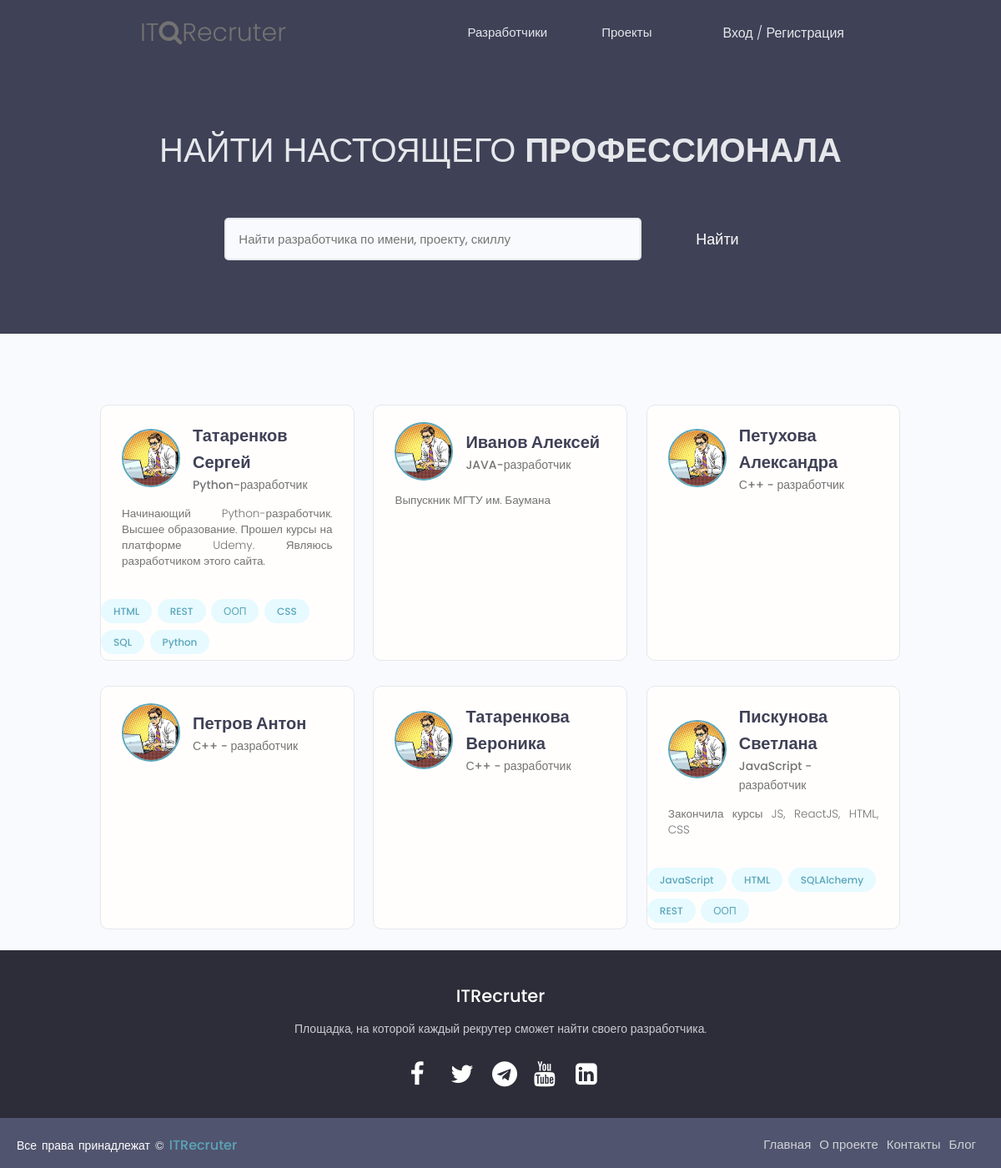
/users/, run on the app's committed database.
### users/models.py (models this page shows, shortened)
class Profile(models.Model):
    user = models.OneToOneField(User, on_delete=models.CASCADE, null=True, blank=True)
    username = models.CharField(max_length=50, blank=True, null=True, verbose_name='Никнейм')
    name = models.CharField(max_length=50, blank=True, null=True, verbose_name='Фамилия Имя')
    email = models.EmailField(max_length=50, blank=True, null=True, verbose_name='E-Mail')
    bio = models.TextField(blank=True, null=True, verbose_name='Биография')
    intro = models.CharField(max_length=100, blank=True, null=True, verbose_name='Основная специальность')
    image = models.ImageField(blank=True, null=True, default='profile/default.jpg', upload_to='profile')
    city = models.CharField(max_length=30, blank=True, null=True, verbose_name='Город')
    skills = models.ManyToManyField(Skill, blank=True, verbose_name='Скилы')
    github = models.URLField(blank=True, null=True, verbose_name='GitHub')
    youtube = models.URLField(blank=True, null=True, verbose_name='YouTube')
    twitter = models.URLField(blank=True, null=True, verbose_name='Twitter')
    instagram = models.URLField(blank=True, null=True, verbose_name='Instagram')
    telegram = models.URLField(blank=True, null=True, verbose_name='Telegram')
    linkedin = models.URLField(blank=True, null=True, verbose_name='LinkedIn')
    website = models.URLField(blank=True, null=True, verbose_name='Мой сайт')
    created_at = models.DateTimeField(auto_now_add=True)
    id = models.UUIDField(default=uuid.uuid4, primary_key=True, unique=True, editable=False)
    class Meta:
        verbose_name = 'Профиль пользователя'
        verbose_name_plural = 'Профили пользователей'
        ordering = ['created_at']

class Skill(models.Model):
    name = models.CharField(max_length=50, blank=True, null=True)
    slug = models.SlugField()
    description = models.TextField(null=True, blank=True)
    created_at = models.DateTimeField(auto_now_add=True)
    id = models.UUIDField(default=uuid.uuid4, primary_key=True, unique=True, editable=False)
    class Meta:
        verbose_name = 'Навык'
        verbose_name_plural = 'Навыки'
    def __str__(self):
        return self.name

### users/views.py (the view)
# urls.py: path('users/', ProfilesListView.as_view(), name='users'),
class ProfilesListView(View):
    def get(self, request):
        profiles = Profile.objects.all()
        context = {'profiles': profiles}
        return render(request, 'profiles/profile.html', context=context)

### templates/profiles/profile.html (shortened to what this page needs)
{% extends 'base.html' %}
{% block content %}
<main class="home">
    <section class="hero-section text-center">
        <div class="container container--narrow">
            <div class="hero-section__box">
                <h2>Найти настоящего <span>профессионала</span></h2>
            </div>
            <div class="hero-section__search">
                <form id="searchForm" class="form" action="{% url 'users' %}" method="get">
                    <div class="form__field">
                        <input class="input input--text" id="formInput#search" type="text" name="search_query"
                            value="" placeholder="Найти разработчика по имени, проекту, скиллу" />
                    </div>
                    <input class="btn btn--sub btn--lg" type="submit" value="Найти" />
                </form>
            </div>
        </div>
    </section>
    <section class="devlist">
        <div class="container">
            <div class="grid grid--three">
                {% for profile in profiles %}
                <div class="column card">
                    <div class="dev">
                        <a href="{% url 'user-profile' profile.id %}" class="card__body">
                            <div class="dev__profile">
                                <img class="avatar avatar--md" src="{{ profile.image.url }}" alt="Фото" />
                                <div class="dev__meta">
                                    <h3>{{ profile.name }}</h3>
                                    <h5>{{ profile.intro|slice:"60" }}</h5>
                                </div>
                            </div>
                            <p class="dev__info">{{ profile.bio|slice:"150" }}</p>
                        </a>
                         <div class="dev__skills">
                                {% for skill in profile.skills.all|slice:"6" %}
                                <a href="{% url 'skills' skill.slug %}" class="tag tag--pill tag--main">{{ skill }}</a>
                                {% endfor %}
                         </div>
                    </div>
                </div>
                {% endfor %}
            </div>
        </div>
    </section>
</main>
{% endblock content %}

### templates/base.html (shortened to what this page needs)
{% load static %}
<!DOCTYPE html>
<html>
<head>
    <link rel="stylesheet" href="https://cdn.iconmonstr.com/1.3.0/css/iconmonstr-iconic-font.min.css" />
    <link rel="stylesheet" href="{% static 'main.css' %}" type="text/css"/>
    <link rel="stylesheet" href="{% static 'uikit.css' %}" type="text/css"/>
    <link rel="stylesheet" href="https://stackpath.bootstrapcdn.com/font-awesome/4.7.0/css/font-awesome.min.css">
</head>
<body>
    {% include 'navbar.html' %}
    {% block content %}
    {% endblock content %}
    <div>
    <footer class="site-footer">
        <div class="footer-content">
            <h3>ITRecruter</h3>
            <p>Площадка, на которой каждый рекрутер сможет найти своего разработчика.</p>
            <ul class="socials">
                <li><a href="#"><i class="fa fa-facebook"></i></a></li>
                <li><a href="#"><i class="fa fa-twitter"></i></a></li>
                <li><a href="#"><i class="fa fa-telegram"></i></a></li>
                <li><a href="#"><i class="fa fa-youtube"></i></a></li>
                <li><a href="#"><i class="fa fa-linkedin-square"></i></a></li>
            </ul>
        </div>
        <div class="footer-bottom">
            <p>Все права принадлежат &copy; <a href="#">ITRecruter</a>  </p>
                    <div class="footer-menu">
                      <ul class="f-menu">
                        <li><a href="">Главная</a></li>
                        <li><a href="">О проекте</a></li>
                        <li><a href="">Контакты</a></li>
                        <li><a href="">Блог</a></li>
                      </ul>
                    </div>
        </div>
    </footer>
    </div>
</body>
</html>

### templates/navbar.html (shortened to what this page needs)
{% load static %}
<header class="header">
    <div class="container container--narrow">
        <a href="{% url 'projects' %}"><span class="header__logo">IT<i class="fa fa-search"></i>Recruter</span></a>
        <nav class="header__nav">
            <ul class="header__menu">
                <li class="header__menuItem"><a href="{% url 'users' %}">Разработчики</a></li>
                <li class="header__menuItem"><a href="{% url 'projects' %}">Проекты</a></li>
                {% if request.user.is_authenticated %}
                <li class="header__menuItem"><a href="{% url 'inbox' %}">Сообщения</a></li>
                <li class="header__menuItem"><a href="{% url 'account' %}">Мой аккаунт</a></li>
                <li class="header__menuItem"><a href="{% url 'create-project' %}">Создать проект</a></li>
                <li class="header__menuItem">
                    <form method="post" action="{% url 'logoutuser' %}">
                        {% csrf_token %}
                    <button type="submit" class="btn btn--sub">Выйти</button>
                    </form>
                </li>
                {% else %}
                <li class="header__menuItem"><a href="{% url 'loginuser' %}" class="btn btn--sub">Вход / Регистрация</a></li>
                {% endif %}
            </ul>
        </nav>
    </div>
</header>

### static/styles/main.css (style rules this page uses)
* { margin: 0; padding: 0; box-sizing: border-box; }
.site-footer { bottom: 0; left: 0; right: 0; background: #2d2d39; height: auto; width: 100vw; padding-top: 40px; color: #fff; }
.footer-content { display: flex; align-items: center; justify-content: center; flex-direction: column; text-align: center; }
.footer-content h3 { font-size: 2.1rem; font-weight: 500; line-height: 3rem; }
.footer-content p { max-width: 500px; margin: 10px auto; line-height: 28px; font-size: 14px; color: #cacdd2; }
.socials { list-style: none; display: flex; align-items: center; justify-content: center; margin: 1rem 0 3rem 0; }
.socials li { margin: 0 10px; }
.socials a { text-decoration: none; color: #fff; padding: 5px; }
.socials a i { font-size: 3rem; width: 20px; transition: color .4s ease; }
.footer-bottom { background-color: var(--color-sub-light); width: 100vw; padding: 20px; padding-bottom: 40px; text-align: center; }
.footer-bottom p { color:#fff; float: left; font-size: 14px; word-spacing: 2px; }
.footer-bottom p a { color:#5aa5b9; font-size: 16px; text-decoration: none; }
.footer-menu { float: right; }
.footer-menu ul { display: flex; }
.footer-menu ul li { padding-right: 10px; display: block; }
.footer-menu ul li a { color: #cfd2d6; text-decoration: none; }
:root { --color-sub: #2d2d39; }
.btn--sub { background-color: var(--color-sub-light); }
.card { border: 2px solid var(--color-light); }
img { width: 100%; }
.header { position: sticky; z-index: 111; background-color: var(--color-sub); padding: 1.5rem 0; }
.header > .container { display: flex; justify-content: space-between; align-items: center; }
.header__logo { font-size: 3rem; font-weight: 300; }
.header__nav > ul { display: inline-flex; align-items: center; list-style: none; gap: 6.5rem; }
.header__menuItem > a { color: var(--color-light); font-weight: 300; }
.hero-section { height: 40vh; display: flex; align-items: center; background-color: var(--color-sub); }
.hero-section__box { margin-bottom: 4rem; }
.hero-section__box > h2, .hero-section__box > h2 > span { font-size: 4rem; color: var(--color-light); line-height: 1.3; text-transform: uppercase; }
.hero-section__box > h2 { font-weight: 300; }
.hero-section__box > h2 > span { font-weight: 700; }
.hero-section__search > .form { display: flex; align-items: center; justify-content: center; gap: 2rem; }
.hero-section__search > .form input.input--text { width: 50rem; }
.devlist { margin-top: 8rem; }
.devlist .grid { align-items: stretch; }
.devlist .dev .dev__profile { display: flex; align-items: center; gap: 1.5rem; }
.devlist .dev .dev__meta h3 { color: var(--color-sub); font-size: 2rem; font-weight: 700; }
.devlist .dev .dev__meta h5 { color: var(--color-text); font-size: 1.4rem; font-weight: 500; }
.devlist .dev .dev__info { margin: 1.5rem 0; font-size: 1.35rem; line-height: 1.4; text-align: justify; }

### static/styles/modules/_variables.css (style rules this page uses)
:root { --color-main: #5aa5b9; --color-main-light: #e6faff; --color-sub: #3f4156; --color-sub-light: #51546e; --color-sub-lighter: #ededfd; --color-text: #737373; --color-gray: #8b8b8b; --color-light: #e5e7eb; --color-light-gray: #767676; --color-bg: #f8fafd; --color-white: #fffefd; --color-white-light: #f3f3f3; --color-success: #359e64; --color-success-bg: #def8e8; --color-error: #fc4b0b; --color-error-bg: #fff2ee; --font-base: 'Poppins', arial, helvetica, 'Segoe UI', roboto, ubuntu, sans-serif; --font-monospace: 'Fira Code', 'Courier New', courier, monospace; --font-regular: 300; --font-medium: 500; --font-bold: 700; --generic-shadow: 1px 1px 5px #00000010; --generic-transition: all 0.3s ease-in-out; }

### static/styles/modules/_base.css (style rules this page uses)
* { margin: 0; padding: 0; box-sizing: border-box; text-rendering: optimizeLegibility; color: inherit; font-size: inherit; }
html { font-size: 50%; }
@media only screen and (min-width: 480px) { html { font-size: 56.25%; } }
@media only screen and (min-width: 1200px) { html { font-size: 62.5%; } }
body { line-height: 1.6; font-weight: 400; font-size: 1.5rem; color: var(--color-text); background-color: var(--color-bg); min-height: 100vh; }

### static/styles/modules/_typography.css (style rules this page uses)
* { font-family: var(--font-base); }
h2 { font-size: 3.6rem; font-weight: var(--font-bold); }
h3 { font-size: 3.2rem; font-weight: var(--font-medium); }
h5 { font-size: 2.4rem; font-weight: var(--font-medium); }
h5, h6 { font-weight: var(--font-regular); }
p, span, strong { font-size: 1.6rem; color: var(--color-text); font-weight: var(--font-regular); }
a { padding-bottom: 2px; text-decoration: none; display: inline-block; color: var(--color-main); font-weight: var(--font-medium); }

### data on the page
Profile: image (placeholder picture), name "Татаренков Сергей", intro "Python-разработчик", bio "Начинающий Python-разработчик. Высшее образование. Прошел курсы на платформе Udemy. Являюсь разработчиком этого сайта."
Skill: name "HTML"
Skill: name "REST"
Skill: name "ООП"
Skill: name "CSS"
Skill: name "SQL"
Skill: name "Python"
Profile: image (picture), name "Иванов Алексей", intro "JAVA-разработчик", bio "Выпускник МГТУ им. Баумана"
Profile: image (picture), name "Петухова Александра", intro "С++ - разработчик"
Profile: image (picture), name "Петров Антон", intro "С++ - разработчик"
Profile: image (picture), name "Татаренкова Вероника", intro "С++ - разработчик"
Profile: image (picture), name "Пискунова Светлана", intro "JavaScript - разработчик", bio "Закончила курсы JS, ReactJS, HTML, CSS"
Skill: name "JavaScript"
Skill: name "SQLAlchemy"
